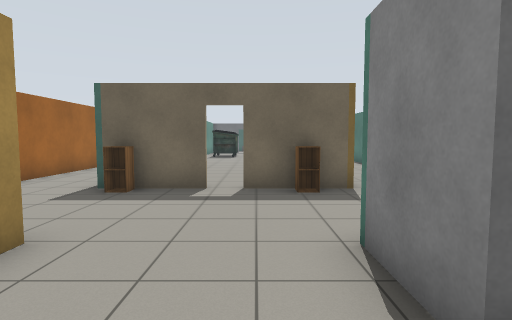
[1] (above)

24 first-person views from a walk through a Gazebo world. The camera is 1.2 m above the floor, tilts 4° down and sees 80° across. Floor lines are 1 m apart. The floor is counted in squares, 1 m on a side. Each view is taken from the middle of a square. On the plan, view 1 faces up. The plan holds only what a view shows up to about 13 squares ahead; the rest is blank. Simple patterns stand in for the simulator's built-in surfaces. Simple shapes stand in for some stock models.

[2]
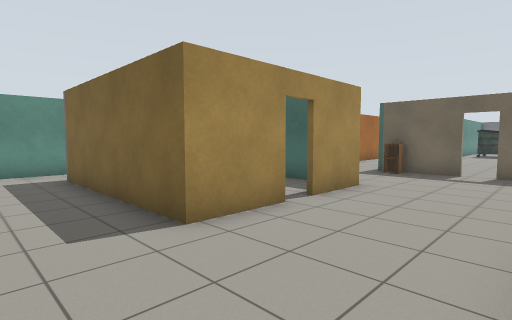

[3]
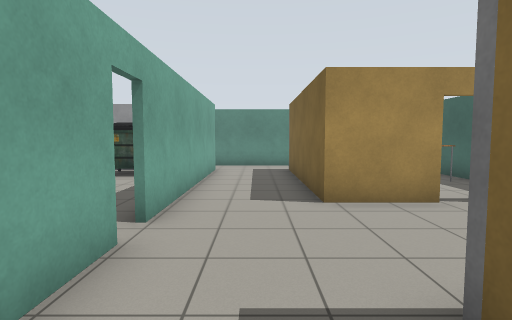

[4]
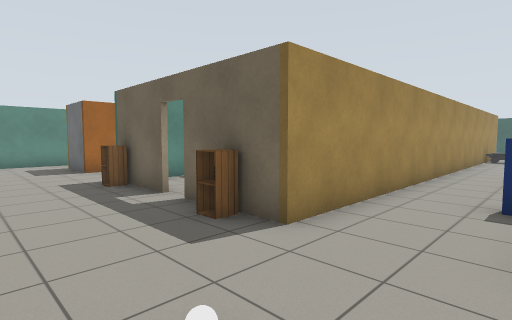

[5]
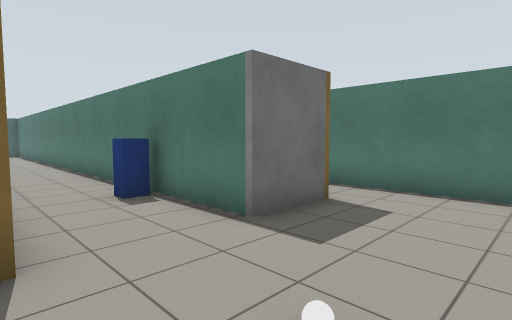

[6]
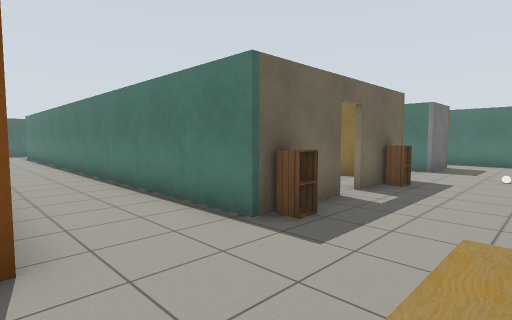

[7]
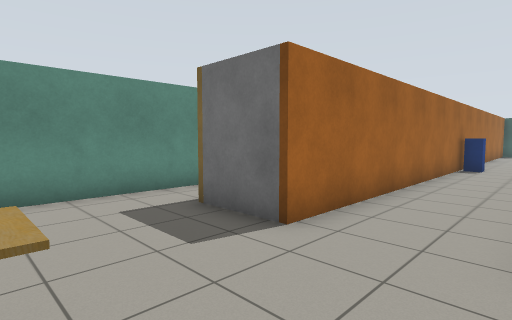

[8]
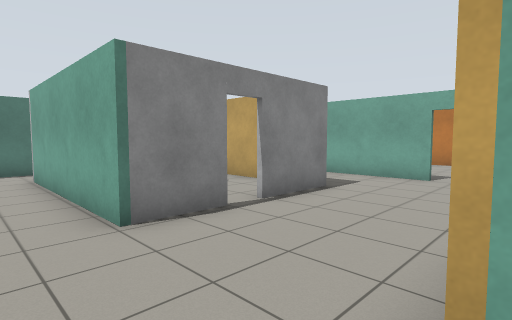

[9]
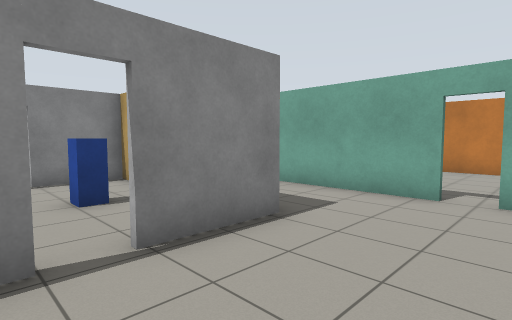

[10]
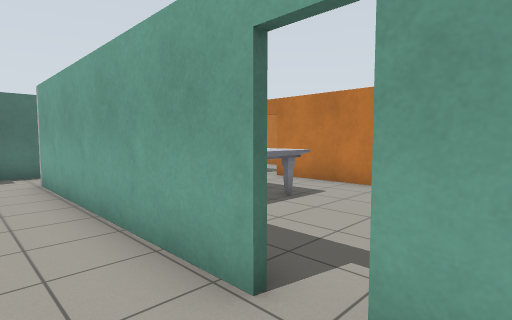

[11]
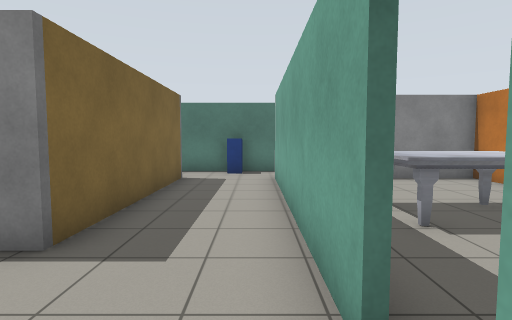

[12]
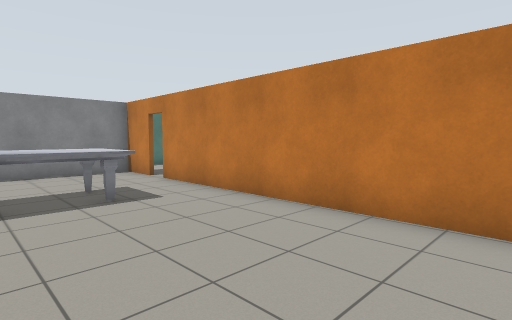

[13]
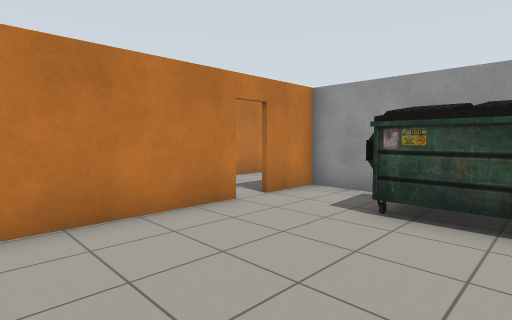

[14]
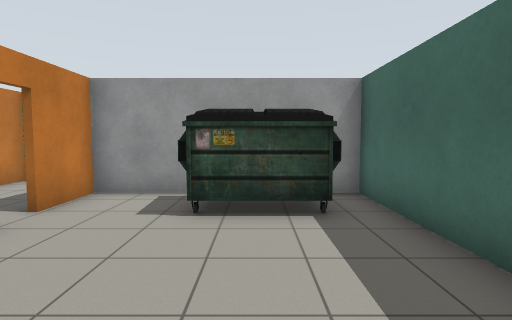

[15]
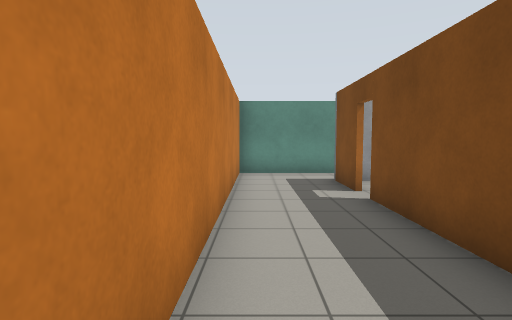

[16]
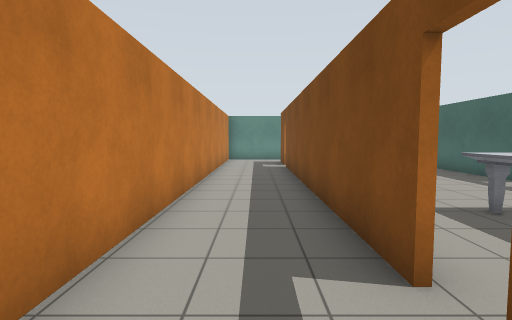

[17]
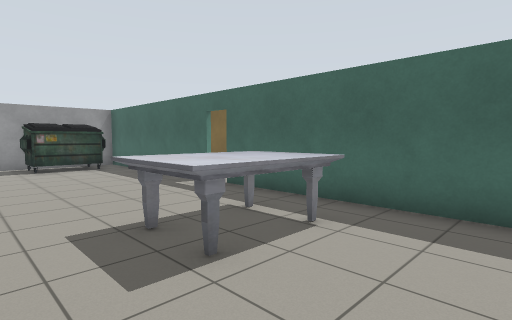

[18]
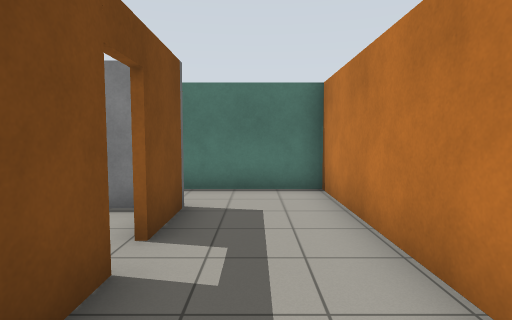

[19]
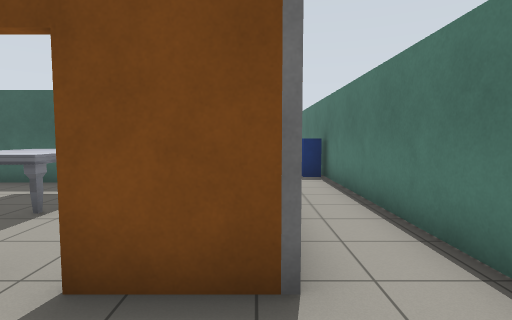

[20]
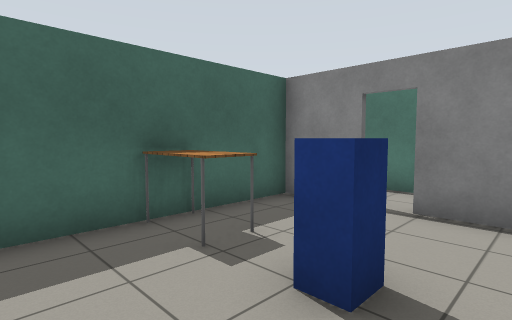

[21]
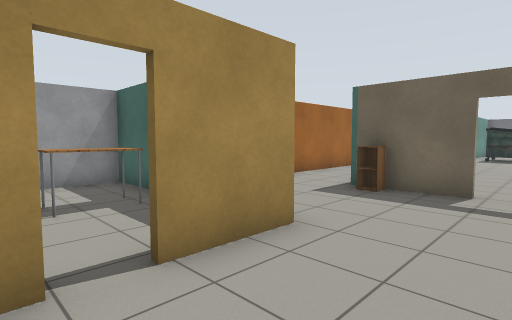

[22]
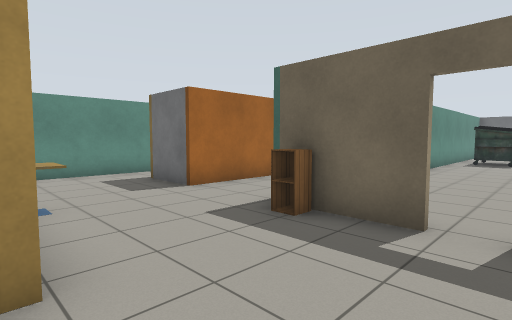

[23]
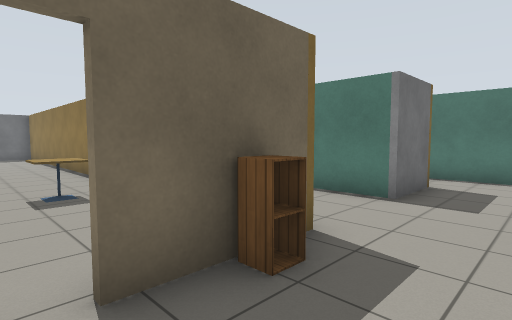

[24]
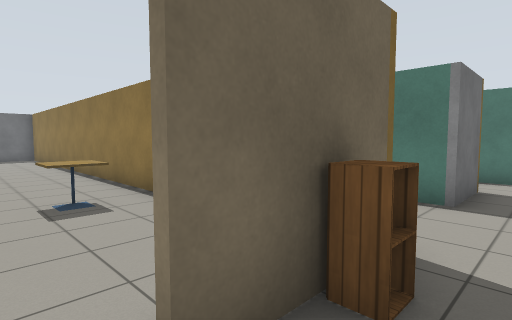

### Floor plan
Ten units are one square. View 1 is at (0, 0); x grows to the right and y downward. Boxes are objects, and circles mark ways between rooms. Rooms are numbered by the first view taken in them; rooms with no view inside come last. Other rooms are left out.
<svg viewBox="-112 -204 212 345">
<path fill="none" stroke="#000" d="M-11 -73 -38 -73 -38 -192M74 -73 52 -73 52 -192M54 -34 74 -34M23 -199 23 -73 -4 -73M-27 -35 -27 -12M12 -15 12 -34 35 -34M-56 -33 -65 -33M-27 -5 -27 17 -89 17M-67 -199 -67 -73 -89 -73M74 17 12 17 12 -7M-107 -86 -107 -45M-5 46 74 46M92 44 92 -85M-107 13 -107 31M-89 46 -12 46M-12 47 -87 47 -87 106 -69 106M-61 106 46 106M55 106 72 106 72 69M56 47 -5 47M46 107 -61 107M-69 107 -89 107M74 107 55 107M-107 101 -107 136 92 136 92 44M35 -33 23 -33M35 16 50 16M72 -15 72 -33 54 -33M72 16 72 -7"/>
<rect x="-65" y="-45" width="10" height="20" fill="#bbb"><title>cafe table</title></rect>
<rect x="-65" y="-185" width="10" height="10" fill="#bbb"><title>postbox</title></rect>
<rect x="-35" y="-75" width="10" height="10" fill="#bbb"><title>cabinet</title></rect>
<rect x="5" y="-75" width="10" height="10" fill="#bbb"><title>cabinet</title></rect>
<rect x="35" y="-35" width="20" height="20" fill="#bbb"><title>table</title></rect>
<rect x="35" y="-55" width="10" height="10" fill="#bbb"><title>white ball</title></rect>
<rect x="45" y="-105" width="10" height="10" fill="#bbb"><title>postbox</title></rect>
<rect x="85" y="25" width="10" height="10" fill="#bbb"><title>postbox</title></rect>
<rect x="-85" y="55" width="20" height="30" fill="#bbb"><title>dumpster</title></rect>
<rect x="15" y="55" width="30" height="30" fill="#bbb"><title>marble table</title></rect>
<rect x="35" y="-5" width="10" height="10" fill="#bbb"><title>postbox</title></rect>
<circle cx="-10" cy="50" r="3" fill="#2a7"/>
<circle cx="80" cy="50" r="3" fill="#2a7"/>
<circle cx="10" cy="-10" r="3" fill="#2a7"/>
<circle cx="70" cy="-10" r="3" fill="#2a7"/>
<circle cx="-65" cy="110" r="3" fill="#2a7"/>
<circle cx="50" cy="110" r="3" fill="#2a7"/>
<text x="30" y="-110">1</text>
<text x="-10" y="80">2</text>
<text x="-10" y="120">3</text>
<text x="40" y="-10">4</text>
</svg>
Room 1 opens to room 2. Room 1 opens to room 3. Room 1 opens to room 4. Room 2 opens to room 3.

Where each view was taken, in squares from view 1:
view 1: 0 up, 0 right, facing up
view 2: 4 down, 1 right, facing up-left
view 3: 3 down, 3 right, facing left
view 4: 4 up, 5 right, facing up-left
view 5: 4 up, 2 right, facing up-right
view 6: 4 up, 7 left, facing up-right
view 7: 4 up, 4 left, facing up-left
view 8: 5 up, 3 left, facing down-right
view 9: 2 up, 2 left, facing down-right
view 10: 3 down, 2 left, facing down-right
view 11: 4 down, 2 left, facing right
view 12: 6 down, 4 left, facing down-right
view 13: 6 down, 2 left, facing down-left
view 14: 7 down, 2 left, facing left
view 15: 13 down, 0 right, facing left
view 16: 12 down, 7 right, facing left
view 17: 10 down, 6 right, facing up-left
view 18: 12 down, 2 right, facing right
view 19: 13 down, 7 right, facing up
view 20: 1 down, 2 right, facing up-right
view 21: 0 up, 0 right, facing up-left
view 22: 3 up, 0 right, facing up-left
view 23: 5 up, 1 left, facing up-right
view 24: 6 up, 1 left, facing up-right
